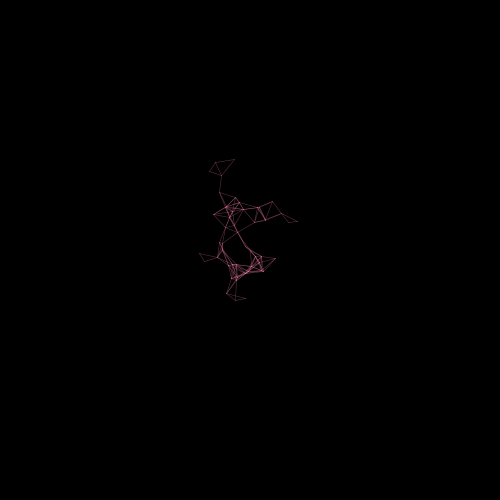
Frame 1 (no input)
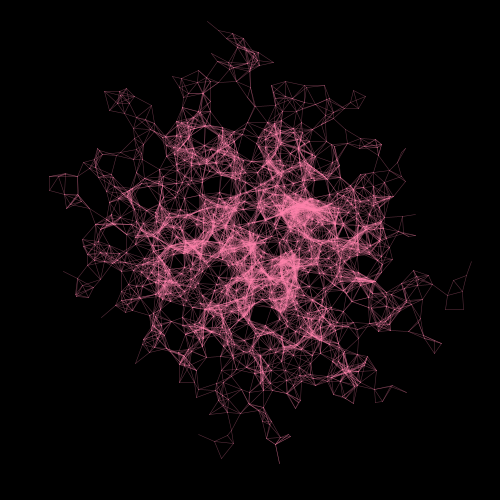
Frame 60 (the mouse pressed at the canvas centre just before this capture)
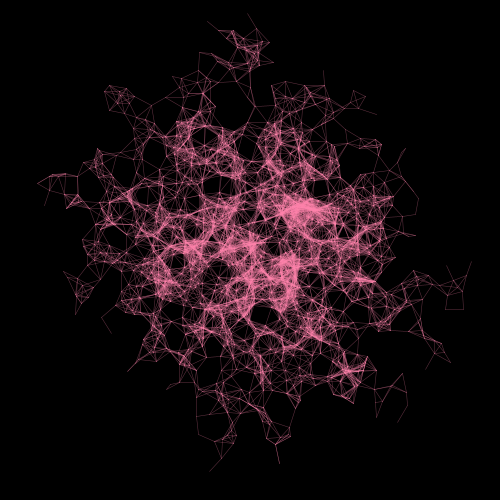
Frame 120 (the mouse held since frame 60 and released just before this capture)

The Processing sketch that drew these frames (run headless with seeded random() and noise(); from frame 60 on, the mouse is pressed at the canvas centre):

// Processing sketch: processing_171161
// ── processing_171161.pde

//import processing.pdf.*;//loading pdf library
//create an array

Cell[] myCells = new Cell[2000];//increasing the number of cells to create intresting patterns


void setup() {
  background(0);
  size(500, 500);
  for (int i = 0; i < myCells.length; i ++) {
    myCells[i] = new Cell();
  }
  //beginRecord(PDF, "mydrawing");//exporting pdf
}

void draw() {
  myCells[0].isseed = true;
  for (int i=0; i<myCells.length; i++) {
    myCells[i].update();
    if (myCells[i].isseed == false) {
      for (int j=0; j<myCells.length;j++) {
        if (myCells[j].isseed == true) {
          float d;
          d = PVector.dist(myCells[i].location, myCells[j].location);
          if (d <20) {
            myCells[i].isseed = true;
            stroke(255,130,171,100);
            strokeWeight(.5);
            line(myCells[i].location.x, myCells[i].location.y, myCells[j].location.x, myCells[j].location.y);
           
          }
        }
      }
    }
  }

}

//void keyPressed() {
 // if (key=='e') {
 //   endRecord();

//this is the cell classe. We defnie it in two parts. First we delare its variables:
class Cell{
  
  PVector location = new PVector();
  PVector velocity = new PVector();
  float dia;
  boolean isseed;
  float cellred, cellgreen, cellblue;
  float lineweight;
   
  //then we construct it - using a 'constructor'
  Cell(){
  
    location = new PVector(250,250);
    dia = 5;
    isseed = false;
    cellred = 255;
    cellgreen = 255;
    cellblue = 255;
    lineweight = .5;
  }
  
  void display(){
    stroke(lineweight);
    if(isseed == true){
      fill(255,255,0);
    }
    if(isseed == false){
    fill(cellred,cellgreen,cellblue);
    }
 ellipse(location.x, location.y, dia,dia);
  }
  void update(){
    if(isseed == false){
    velocity = new PVector(random(-250,250),random(-250,250));
    location.add(velocity);
    }
    
  }
}


  
  
    
  
